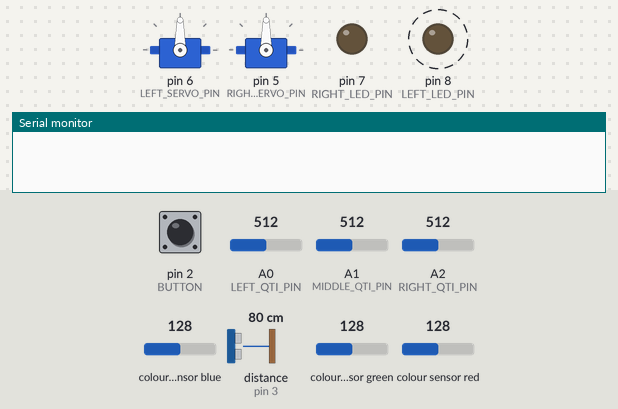
Simulated run of this sketch. Board: Arduino Uno, built with avr-gcc and run on an emulated ATmega328P. Shown: 2 × servo, output pins drawn as LEDs (lit = HIGH), the last lines printed to the serial monitor. Wiring (inferred from the names in the program): TCS3200 colour sensor: output A3; S2 pin 11; S3 pin 12; S0 pin 9; S1 pin 10. Dashed ring = blinking. The inputs (shaded band) are chosen by the test bench; at power-on: pin 2 (BUTTON) LOW, A1 (MIDDLE_QTI_PIN) = 512, A0 (LEFT_QTI_PIN) = 512, A2 (RIGHT_QTI_PIN) = 512, colour sensor blue 128, distance to the obstacle (sensor on pin 3) 80 cm, colour sensor green 128, colour sensor red 128. The echo pulse lasts 58.3 µs per cm; pins used as bus, display or sensor lines are not drawn.

Above: at 1.2 s.
1.3 s: pin 2 (BUTTON) pulled HIGH for 0.15 s
At 1.8 s:
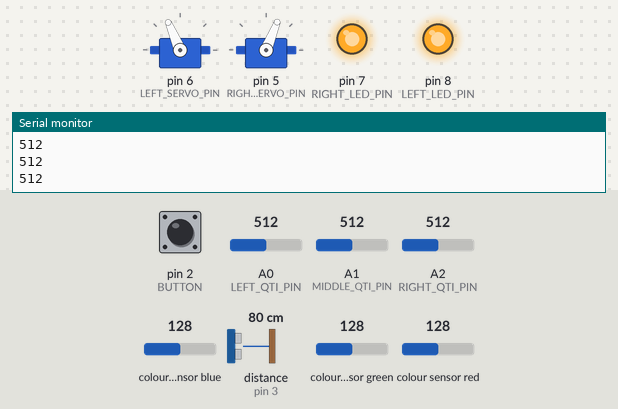
2.9 s: A1 (MIDDLE_QTI_PIN) set to 80
4.4 s: A1 (MIDDLE_QTI_PIN) set to 70
At 5.2 s:
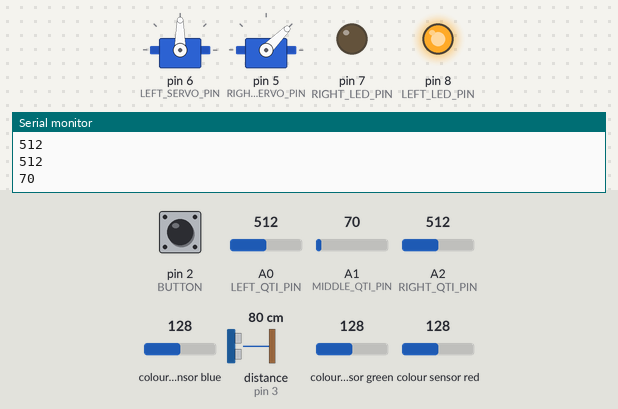
5.9 s: A0 (LEFT_QTI_PIN) set to 84
7.4 s: A0 (LEFT_QTI_PIN) set to 71
At 8.6 s:
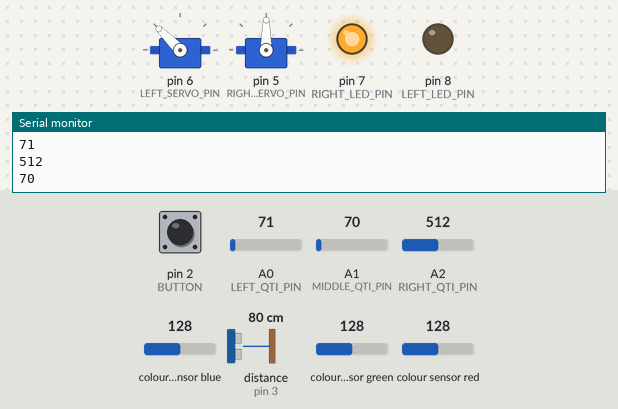
8.9 s: pin 2 (BUTTON) pulled HIGH for 1 s
At 9.97 s:
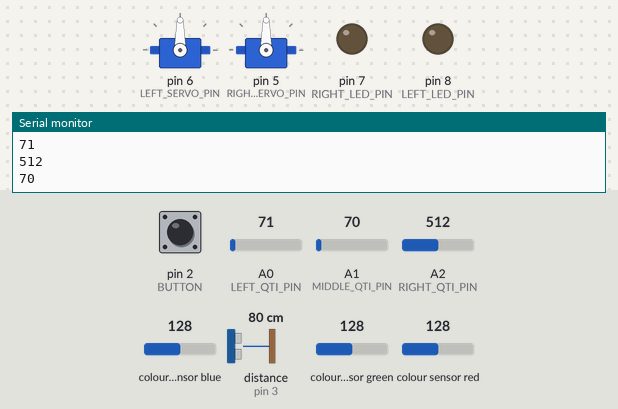
Timing chart, 0 to 12.9 s (numbered marks = the images above; inputs shaded):
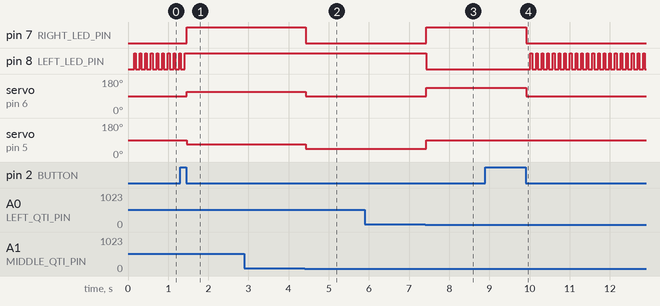

Measured:
- the behaviour switches between 76 and 75 on A1 (MIDDLE_QTI_PIN) (found by bisection; images 1 and 2)
- the behaviour switches between 76 and 75 on A0 (LEFT_QTI_PIN) (found by bisection; images 2 and 3)
- after the input at 1.3 s, pin 7 (RIGHT_LED_PIN): LOW → HIGH after 0.16 s; pin 8 (LEFT_LED_PIN): goes on until 1.4 s, then stays HIGH; servo on pin 6 (LEFT_SERVO_PIN): 90° → 113° after 0.16 s; servo on pin 5 (RIGHT_SERVO_PIN): 90° → 68° after 0.16 s
- after the input at 4.4 s, pin 7 (RIGHT_LED_PIN): HIGH → LOW at once; servo on pin 6 (LEFT_SERVO_PIN): 113° → 90° at once; servo on pin 5 (RIGHT_SERVO_PIN): 68° → 45° at once
- after the input at 7.4 s, pin 7 (RIGHT_LED_PIN): LOW → HIGH at once; pin 8 (LEFT_LED_PIN): HIGH → LOW at once; servo on pin 6 (LEFT_SERVO_PIN): 90° → 135° at once; servo on pin 5 (RIGHT_SERVO_PIN): 45° → 90° at once
- after the input at 8.9 s, pin 7 (RIGHT_LED_PIN): HIGH → LOW after 1.0 s; pin 8 (LEFT_LED_PIN): alternates HIGH for 0.04 s and LOW for 0.10 s, starting after 1.1 s; servo on pin 6 (LEFT_SERVO_PIN): 135° → 90° after 1.0 s
- by itself, pin 8 (LEFT_LED_PIN): alternates HIGH for 0.04 s and LOW for 0.10 s

The sketch:

Robot.ino
```cpp
#include <Servo.h>  // Library for controlling servo motors

// Color sensor pin configuration
const int s0 = 9;  // Controls frequency scaling for color sensor
const int s1 = 10; // Controls frequency scaling for color sensor
const int s2 = 11; // Color selection pin for color sensor
const int s3 = 12; // Color selection pin for color sensor
const int sensorData = A3; // Reads color sensor data

// Global variables for storing color sensor data
int rdata = 0; // Stores red color data
int gdata = 0; // Stores green color data
int bdata = 0; // Stores blue color data

// LED pins
#define RIGHT_LED_PIN 7 // Right LED control pin
#define LEFT_LED_PIN 8  // Left LED control pin

// QTI sensor pins for line-following
#define LEFT_QTI_PIN A0   // Left QTI sensor pin
#define MIDDLE_QTI_PIN A1 // Middle QTI sensor pin
#define RIGHT_QTI_PIN A2  // Right QTI sensor pin

// Servo motor control pins
#define RIGHT_SERVO_PIN 5 // Right servo motor control pin
#define LEFT_SERVO_PIN 6  // Left servo motor control pin

// Servo motor pulse width settings
#define SERVO_MIN_PULSE 1300     // Minimum pulse width for servo motors
#define SERVO_MAX_PULSE 1700     // Maximum pulse width for servo motors
#define SERVO_STANDSTILL 1500    // Pulse width for stationary position

// QTI sensor threshold
#define QTI_THRESHOLD 75 // Threshold to detect black line

// Ultrasonic sensor pins
#define SONIC_ECHO_PIN 3 // Echo pin for ultrasonic sensor
#define SONIC_TRIG_PIN 4 // Trigger pin for ultrasonic sensor

// Button pin for toggling robot power
#define BUTTON 2                   // Button control pin
unsigned long const debounceDelay = 50; // Debounce delay for button

// Servo motor objects
Servo leftWheel;  // Left wheel servo motor
Servo rightWheel; // Right wheel servo motor

// Robot state: true = active, false = inactive
bool robotState = 0; // Robot power state
int color = 0;


void setup() {
  Serial.begin(9600); // Start serial communication

  // Color sensor pin configuration
  pinMode(s0, OUTPUT);
  pinMode(s1, OUTPUT);
  pinMode(s2, OUTPUT);
  pinMode(s3, OUTPUT);
  pinMode(sensorData, INPUT);

  // Frequency scaling configuration for color sensor
  digitalWrite(s0, HIGH);
  digitalWrite(s1, HIGH);

  // Button and LED configuration
  pinMode(BUTTON, INPUT);           // Set button as input
  pinMode(LEFT_LED_PIN, OUTPUT);    // Set left LED as output
  pinMode(RIGHT_LED_PIN, OUTPUT);   // Set right LED as output

  // Ultrasonic sensor configuration
  pinMode(SONIC_TRIG_PIN, OUTPUT);  // Set trigger pin as output
  pinMode(SONIC_ECHO_PIN, INPUT);   // Set echo pin as input

  // Attach servo motors to their pins
  leftWheel.attach(LEFT_SERVO_PIN, SERVO_MIN_PULSE, SERVO_MAX_PULSE);
  rightWheel.attach(RIGHT_SERVO_PIN, SERVO_MIN_PULSE, SERVO_MAX_PULSE);

  delay(10); // Allow time for servo initialization

  // Set wheels to stationary position
  SetWheels(SERVO_STANDSTILL, SERVO_STANDSTILL);

  // Attach interrupt to button for toggling robot power
  attachInterrupt(digitalPinToInterrupt(BUTTON), RobotPower, FALLING);
}


void loop() {
  //Measure color
  color = WhatColor();
  // If robot is active and no obstacle in front and color isn't red, follow the line
  if (robotState && NothingInFront() && color != 1) {
    OnLine(); // Execute line-following function
  }
  //If robot sees red, stops
  else if(color == 1){
    Stop();
    SetLed(HIGH, LOW);
    //delay(1000);
  }
  //If something wrong stop
  else {
    Stop();
    SetLed(LOW, HIGH); // Stop if not active or obstacle detected
  }
}


/**
 * Description:    Detects whether there is an obstacle in front of the robot
 *                 using an ultrasonic sensor. Returns true if no obstacle
 *                 is within 10 cm or no valid signal is received.
 * Parameters:     -
 * Return:         bool - True if the path is clear, false otherwise.
 */
bool NothingInFront() {
  // Send ultrasonic pulse to detect obstacles
  digitalWrite(SONIC_TRIG_PIN, HIGH);
  delayMicroseconds(10);
  digitalWrite(SONIC_TRIG_PIN, LOW);

  // Measure time for echo to return
  uint16_t echoTime = pulseIn(SONIC_ECHO_PIN, HIGH, 1250);
  float distance = echoTime / 58.0; // Convert time to distance
  //Serial.println(distance);
  return (distance > 10.0 || distance == 0.0); // Return true if no obstacle within 10 cm
}


/**
 * Description:    Determines the predominant color detected by the TCS3200 sensor.
 *                 Distinguishes between red and other colors based on predefined
 *                 thresholds for RGB data.
 * Parameters:     -
 * Return:         int - 1 if red is detected, 0 for other colors.
 */
int WhatColor() {
  // Get red color data
  digitalWrite(s2, LOW);
  digitalWrite(s3, LOW);
  rdata = pulseIn(sensorData, LOW, 100);
  delay(20);

  // Get green color data
  digitalWrite(s2, HIGH);
  digitalWrite(s3, HIGH);
  gdata = pulseIn(sensorData, LOW, 100);
  delay(20);

  // Get blue color data
  digitalWrite(s2, LOW);
  digitalWrite(s3, HIGH);
  bdata = pulseIn(sensorData, LOW, 100);

  //Print all gotten data(HIGH- print | LOW- don't print)
  if(LOW){
  Serial.print("Red:");
  Serial.println(rdata);
  Serial.print("Green:");
  Serial.println(gdata);
  Serial.print("Blue:");
  Serial.println(bdata);
  }

  // Check if color detected meets specific criteria (example: red)
  if(rdata == 0 && gdata == 0 && bdata == 0){
    return 0;//Indicate other color
  }
  else if (rdata < 16 && (gdata > 28 || gdata < 2)  && (bdata > 28 || bdata < 2)) {
    return 1; // Indicate red color
  }
  else {
    return 0; // Indicate other color
  }
}


/**
 * Description:    Toggles the robot's power state between active and inactive
 *                 when the button is pressed.
 * Parameters:     -
 * Return:         -
 */
void RobotPower() {
  static uint32_t lastDebounceTime = 0;

  // Debounce to prevent multiple triggers from button press
  if ((millis() - lastDebounceTime) > debounceDelay) {
    lastDebounceTime = millis();
    robotState = !robotState; // Toggle robot state
  }
}

/**
 * Description:    Stops the robot by setting the wheels to a standstill
 *                 and turning off both LEDs.
 * Parameters:     -
 * Return:         -
 */
void Stop() {
  SetWheels(SERVO_STANDSTILL, SERVO_STANDSTILL); // Stop wheels
  SetLed(LOW, LOW); // Turn off LEDs
  delay(100); // Small delay for stopping action
}


/**
 * Description:    Controls the robot's movement while checking the black line.
 * Parameters:     -
 * Return:         -
 */
void OnLine() {
  // Read QTI sensors to determine position on line
  bool leftQtiSeesBlack = IsQtiDetectingBlack(LEFT_QTI_PIN);
  bool rightQtiSeesBlack = IsQtiDetectingBlack(RIGHT_QTI_PIN);
  bool middleQtiSeesBlack = IsQtiDetectingBlack(MIDDLE_QTI_PIN);

  // Movement logic based on sensor data
  if (!leftQtiSeesBlack && !rightQtiSeesBlack) {
    MoveForward(0); // Move forward if on track
  }
  else if (middleQtiSeesBlack && rightQtiSeesBlack && leftQtiSeesBlack) {
    MoveForward(0); // Adjust right if fully on line
  }
  else if (leftQtiSeesBlack) {
    MoveLeft(10); // Move left if left sensor detects line
  }
  else if (rightQtiSeesBlack) {
    MoveRight(10); // Move right if right sensor detects line
  }

}


/**
 * Description:    Moves the robot slightly to the left by adjusting the pulse
 *                 width of the servo motors. Activates the left LED during the movement.
 * Parameters:     time - Duration of the movement in milliseconds.
 * Return:         -
 */
void MoveLeft(uint16_t time) {
  SetWheels(1500, 1400); // Adjust wheels for left movement
  SetLed(LOW, HIGH);     // Light up left LED
  delay(time);
}


/**
 * Description:    Moves the robot slightly to the right by adjusting the pulse
 *                 width of the servo motors. Activates the right LED during the movement.
 * Parameters:     time - Duration of the movement in milliseconds.
 * Return:         -
 */
void MoveRight(uint16_t time) {
  SetWheels(1600, 1500); // Adjust wheels for right movement
  SetLed(HIGH, LOW);      // Light up right LED
  delay(time);
}


/**
 * Description:    Moves the robot forward by adjusting the pulse width of
 *                 both servo motors equally. Activates both LEDs during the movement.
 * Parameters:     time - Duration of the movement in milliseconds.
 * Return:         -
 */
void MoveForward(uint16_t time) {
  SetWheels(1550, 1450); // Adjust wheels for forward movement
  SetLed(HIGH, HIGH);     // Light up both LEDs
  delay(time);
}


/**
 * Description:    Sets the pulse width of the left and right servo motors to control
 *                 their movement. Used for directional control and stopping the robot.
 * Parameters:     leftWheelImpulseLength  - Pulse width for the left servo.
 *                 rightWheelImpulseLength - Pulse width for the right servo.
 * Return:         -
 */
void SetWheels(int leftWheelImpulseLength, int rightWheelImpulseLength) {
  leftWheel.writeMicroseconds(leftWheelImpulseLength); // Control left wheel
  rightWheel.writeMicroseconds(rightWheelImpulseLength); // Control right wheel
}

/**
 * Description:    Checks if a specific QTI sensor detects a black line by measuring
 *                 the discharge time of its capacitor.
 * Parameters:     qtiPin - The pin number connected to the QTI sensor.
 * Return:         bool - True if a black line is detected, false otherwise.
 */
bool IsQtiDetectingBlack(uint8_t qtiPin) {
  digitalWrite(qtiPin, HIGH); // Charge QTI capacitor
  delayMicroseconds(1000);    // Wait for charge
  digitalWrite(qtiPin, LOW);  // Start discharge

  uint16_t qtiValue = analogRead(qtiPin); // Read discharge level
  Serial.println(qtiValue);
  return qtiValue > QTI_THRESHOLD;        // True if black detected
}

/**
 * Description:    Controls the state of the left and right LEDs.
 * Parameters:     leftLedState  - HIGH or LOW for the left LED.
 *                 rightLedState - HIGH or LOW for the right LED.
 * Return:         -
 */
void SetLed(uint8_t leftLedState, uint8_t rightLedState) {
  digitalWrite(RIGHT_LED_PIN, leftLedState); // Control right LED
  digitalWrite(LEFT_LED_PIN, rightLedState); // Control left LED
}

/**
 * Description:    Reads the state of the button with software debouncing.
 *                 Updates the button state only after the debounce delay has passed.
 * Parameters:     -
 * Return:         bool - Current state of the button (HIGH or LOW).
 */
bool ButtonRead() {
  static bool lastButtonState = LOW;
  static uint32_t lastDebounceTime = 0;
  static bool buttonState = LOW;

  bool btnReadValue = digitalRead(BUTTON); // Read button state
  if (btnReadValue != lastButtonState) {
    lastDebounceTime = millis(); // Update debounce timer
  }
}
```
